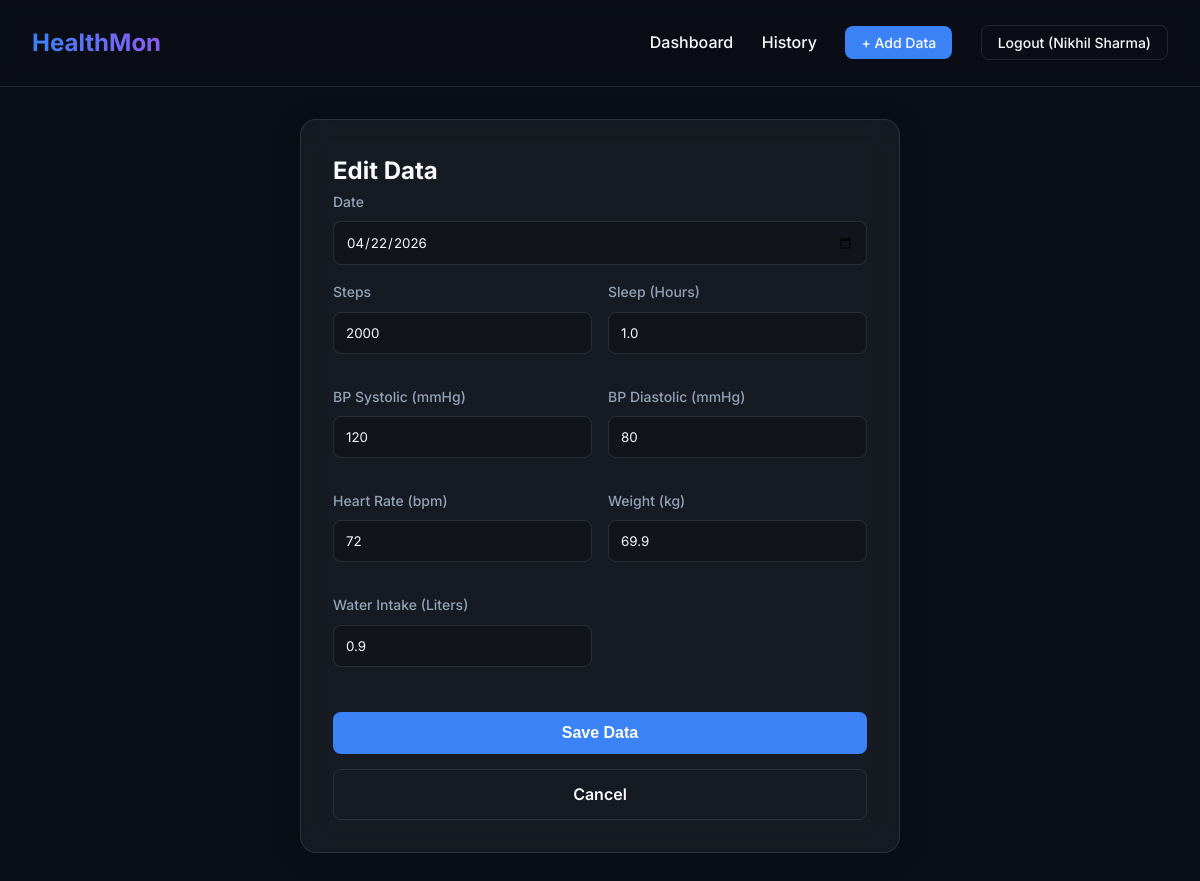
Screenshot of /log/edit/5 (signed in) with the database file from the repository.
### models.py (models this page shows)
class DailyLog(db.Model):
    __tablename__ = 'daily_logs'
    id = db.Column(db.Integer, primary_key=True)
    user_id = db.Column(db.Integer, db.ForeignKey('users.id'), nullable=False)
    date = db.Column(db.Date, nullable=False, default=date.today)
    steps = db.Column(db.Integer, default=0)
    sleep_hours = db.Column(db.Float, default=0.0)
    bp_systolic = db.Column(db.Integer, default=120)
    bp_diastolic = db.Column(db.Integer, default=80)
    heart_rate = db.Column(db.Integer, default=72)
    weight = db.Column(db.Float, default=0.0)
    water_intake = db.Column(db.Float, default=0.0)   # litres
    score = db.Column(db.Integer, default=0)
    __table_args__ = (
        db.UniqueConstraint('user_id', 'date', name='uq_user_date'),
    )

### app.py (the view)
@app.route('/log/edit/<int:log_id>', methods=['GET', 'POST'])
@login_required
def edit_log(log_id):
    log = DailyLog.query.get_or_404(log_id)
    if log.user_id != session['user_id']:
        flash('Unauthorized access.', 'danger')
        return redirect(url_for('dashboard'))
    if request.method == 'POST':
        return _save_log(log)
    return render_template('form.html', log=log, title="Edit Data")

### app.py (called while the page is built)
def login_required(f):
    @wraps(f)
    def decorated_function(*args, **kwargs):
        if 'user_id' not in session:
            flash('Please log in to access this page.', 'warning')
            return redirect(url_for('login'))
        return f(*args, **kwargs)
    return decorated_function

### templates/form.html (shortened to what this page needs)
{% extends "base.html" %}
{% block content %}
<div class="form-wrapper">
    <div class="glass-card form-card">
        <h2>{{ title }}</h2>
        <form method="POST">
            <div class="form-group">
                <label>Date</label>
                <input type="date" name="date" required
                       value="{{ log.date if log else '' }}"
                       id="dateInput">
            </div>
            <div class="form-grid">
                <div class="form-group">
                    <label>Steps</label>
                    <input type="number" name="steps" min="0" step="1"
                           value="{{ log.steps if log else '' }}" placeholder="Enter steps">
                </div>
                <div class="form-group">
                    <label>Sleep (Hours)</label>
                    <input type="number" name="sleep_hours" min="0" max="24" step="0.1"
                           value="{{ log.sleep_hours if log else '' }}" placeholder="Enter hours">
                </div>
                <div class="form-group">
                    <label>BP Systolic (mmHg)</label>
                    <input type="number" name="bp_systolic" min="50" max="250"
                           value="{{ log.bp_systolic if log else '' }}" placeholder="Enter systolic">
                </div>
                <div class="form-group">
                    <label>BP Diastolic (mmHg)</label>
                    <input type="number" name="bp_diastolic" min="30" max="150"
                           value="{{ log.bp_diastolic if log else '' }}" placeholder="Enter diastolic">
                </div>
                <div class="form-group">
                    <label>Heart Rate (bpm)</label>
                    <input type="number" name="heart_rate" min="30" max="220"
                           value="{{ log.heart_rate if log else '' }}" placeholder="Enter bpm">
                </div>
                <div class="form-group">
                    <label>Weight (kg)</label>
                    <input type="number" name="weight" min="0" step="0.1"
                           value="{{ log.weight if log else '' }}" placeholder="Enter weight">
                </div>
                <div class="form-group">
                    <label>Water Intake (Liters)</label>
                    <input type="number" name="water_intake" min="0" step="0.1"
                           value="{{ log.water_intake if log else '' }}" placeholder="Enter liters">
                </div>
            </div>
            <div class="form-actions mt-3 button-group">
                <button type="submit" class="btn-primary w-100">Save Data</button>
                <a href="{{ url_for('dashboard') }}" class="btn-outline w-100 text-center">Cancel</a>
            </div>
        </form>
    </div>
</div>
{% endblock %}

### static/style.css (style rules this page uses)
:root { --bg-dark: #0a0e17; --card-bg: rgba(255, 255, 255, 0.05); --card-border: rgba(255, 255, 255, 0.1); --text-main: #f8fafc; --text-muted: #94a3b8; --accent: #3b82f6; --accent-hover: #2563eb; --success: #10b981; --warning: #f59e0b; --danger: #ef4444; }
* { box-sizing: border-box; margin: 0; padding: 0; }
body { font-family: 'Inter', sans-serif; background-color: var(--bg-dark); color: var(--text-main); line-height: 1.6; min-height: 100vh; }
a { text-decoration: none; color: var(--accent); }
.button-group { display: flex; gap: 10px; flex-wrap: wrap; }
button { margin: 5px 0; }
.glass-card { position: relative; overflow: hidden; background: var(--card-bg); backdrop-filter: blur(12px); -webkit-backdrop-filter: blur(12px); border: 1px solid var(--card-border); border-radius: 16px; padding: 2rem; box-shadow: 0 4px 30px rgba(0, 0, 0, 0.1); }
.btn-primary, .btn-primary-sm { background: var(--accent); color: white !important; border: none; border-radius: 8px; cursor: pointer; font-weight: 600; transition: background 0.2s, transform 0.1s; }
.btn-primary { padding: 0.75rem 1.5rem; font-size: 1rem; }
.btn-outline, .btn-outline-sm { background: transparent; color: var(--text-main) !important; border: 1px solid var(--card-border); border-radius: 8px; cursor: pointer; font-weight: 600; transition: background 0.2s; }
.btn-outline { padding: 0.75rem 1.5rem; font-size: 1rem; }
.w-100 { width: 100%; }
.mt-3 { margin-top: 1.5rem; }
.text-center { text-align: center; }
.auth-wrapper, .form-wrapper { display: flex; justify-content: center; align-items: center; min-height: 70vh; }
.auth-card, .form-card { width: 100%; max-width: 400px; }
.form-card { max-width: 600px; }
.form-group { margin-bottom: 1rem; }
.form-group label { display: block; margin-bottom: 0.5rem; font-size: 0.875rem; font-weight: 500; color: var(--text-muted); }
.form-group input { width: 100%; padding: 0.75rem; background: rgba(0, 0, 0, 0.2); border: 1px solid var(--card-border); border-radius: 8px; color: var(--text-main); font-family: inherit; transition: border-color 0.2s; }
.form-grid { display: grid; grid-template-columns: 1fr 1fr; gap: 1rem; }

### rows the page displays
DailyLog: date "04/22/2026", steps "2000", sleep_hours "1.0", bp_systolic "120", bp_diastolic "80", heart_rate "72", weight "69.9", water_intake "0.9"

### other values shown
{{ session.get('user_name') }} "Nikhil Sharma"
{{ title }} "Edit Data"
